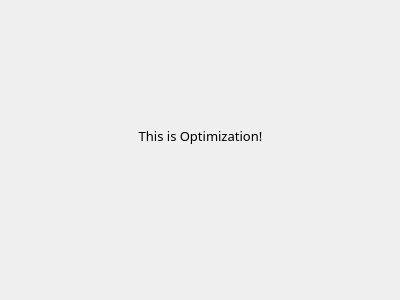
<?xml version="1.0" encoding="UTF-8"?>
<ui version="4.0">
 <class>OptimizePage</class>
 <widget class="QWidget" name="OptimizePage">
  <property name="geometry">
   <rect>
    <x>0</x>
    <y>0</y>
    <width>400</width>
    <height>300</height>
   </rect>
  </property>
  <property name="windowTitle">
   <string>Form</string>
  </property>
  <widget class="QLabel" name="welcomeText">
   <property name="geometry">
    <rect>
     <x>20</x>
     <y>100</y>
     <width>361</width>
     <height>71</height>
    </rect>
   </property>
   <property name="font">
    <font>
     <family>微软雅黑</family>
     <pointsize>10</pointsize>
    </font>
   </property>
   <property name="text">
    <string>This is Optimization!</string>
   </property>
   <property name="alignment">
    <set>Qt::AlignCenter</set>
   </property>
   <property name="wordWrap">
    <bool>true</bool>
   </property>
  </widget>
 </widget>
 <resources/>
 <connections/>
</ui>
